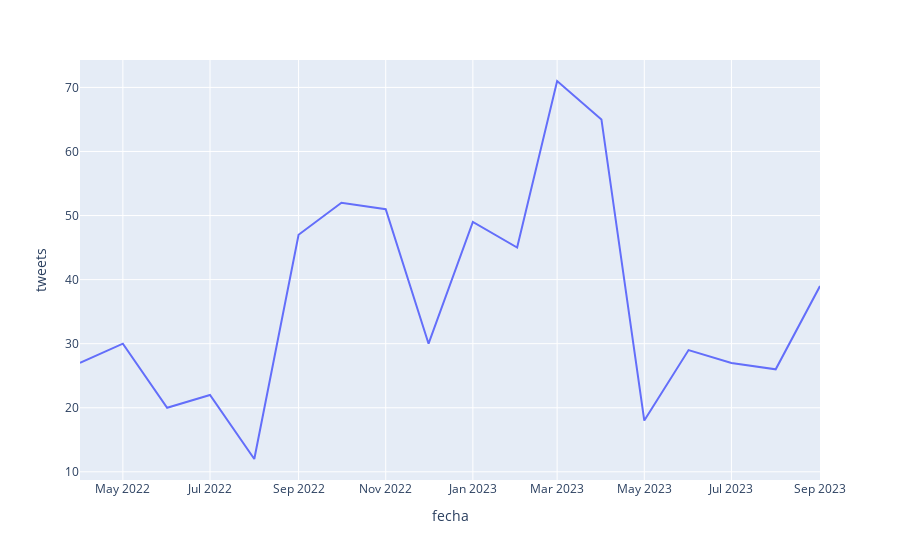

Notebook source saved alongside this figure:
### Code cell
# Convertir la columna 'fecha' a tipo string
ts_cleaned['fecha'] = ts_cleaned['fecha'].astype(str)

fig = px.line(ts_cleaned, x='fecha', y='tweets')
fig.write_html("history.html")
fig.show()

ts_cleaned.describe()

### Figure 1 — Plotly figure (JSON) as saved in the notebook; plotly's stock layout.template omitted (floating-point values rounded to 4 significant figures)
{"data": [{"hovertemplate": "fecha=%{x}<br>tweets=%{y}<extra></extra>", "legendgroup": "", "line": {"color": "#636efa", "dash": "solid"}, "marker": {"symbol": "circle"}, "mode": "lines", "name": "", "orientation": "v", "showlegend": false, "type": "scatter", "x": ["2022-04", "2022-05", "2022-06", "2022-07", "2022-08", "2022-09", "2022-10", "2022-11", "2022-12", "2023-01", "2023-02", "2023-03", "2023-04", "2023-05", "2023-06", "2023-07", "2023-08", "2023-09"], "xaxis": "x", "y": [27, 30, 20, 22, 12, 47, 52, 51, 30, 49, 45, 71, 65, 18, 29, 27, 26, 39], "yaxis": "y"}], "layout": {"legend": {"tracegroupgap": 0}, "margin": {"t": 60}, "xaxis": {"anchor": "y", "domain": [0, 1], "title": {"text": "fecha"}}, "yaxis": {"anchor": "x", "domain": [0, 1], "title": {"text": "tweets"}}}}
